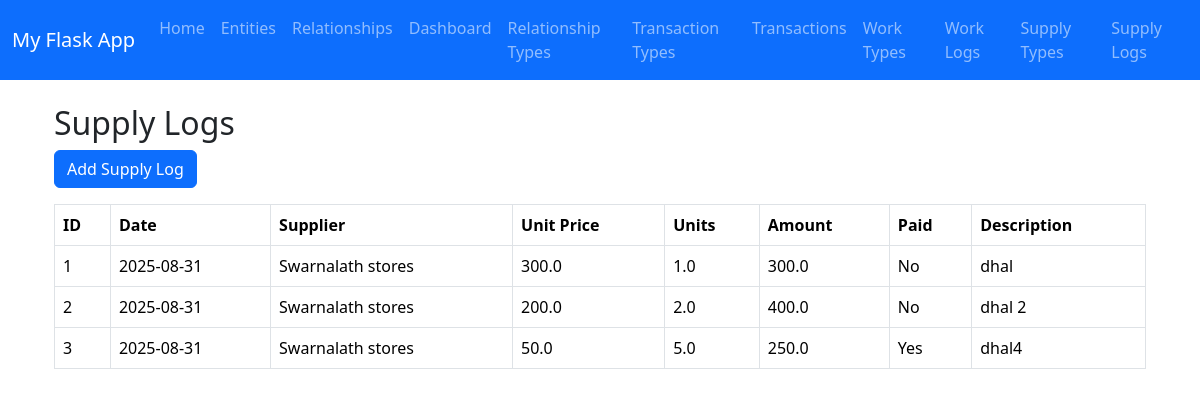
Page /supply_logs on the earlier database version.
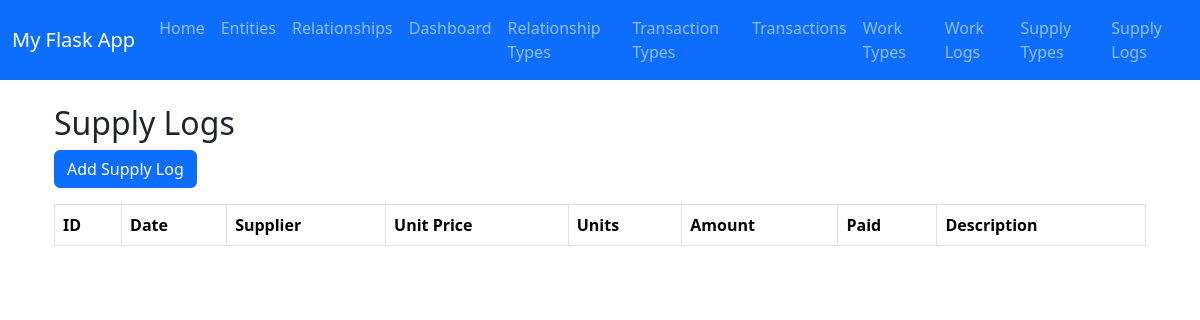
Same page on the later database version.
### app.py (models this page shows, shortened)
class SupplyLog(db.Model):
    __tablename__ = "supply_log"
    id = db.Column(db.Integer, primary_key=True)
    date = db.Column(db.Date, nullable=False)
    supplier_id = db.Column(db.Integer, db.ForeignKey("relationship.id"), nullable=False)
    supplier = db.relationship("Relationship", backref="supply_logs")
    supply_type_id = db.Column(db.Integer, db.ForeignKey("supply_type.id"), nullable=False)
    supply_type = db.relationship("SupplyType", backref="supply_logs")
    unit_price = db.Column(db.Float, nullable=False)
    units = db.Column(db.Float, nullable=False)
    amount = db.Column(db.Float, nullable=False)
    description = db.Column(db.Text, nullable=True)
    payment_id = db.Column(db.Integer, db.ForeignKey("supply_payment.id"), nullable=True)
    payment = db.relationship("SupplyPayment", back_populates="supply_logs")

class Entity(db.Model):
    id = db.Column(db.Integer, primary_key=True)  # Unique ID
    name = db.Column(db.String(100), nullable=False)
    email = db.Column(db.String(120), nullable=False, unique=True)
    phone = db.Column(db.String(20), nullable=False)
    address = db.Column(db.String(200), nullable=True)  # New attribut

### app.py (the view)
@app.route("/supply_logs")
def supply_logs():
    logs = SupplyLog.query.all()
    return render_template("supply_logs.html", logs=logs, title="Supply Logs")

### templates/supply_logs.html
{% extends "base.html" %}
{% block content %}
<div class="container mt-4">
  <h2>Supply Logs</h2>
  <a href="{{ url_for('add_supply_log') }}" class="btn btn-primary mb-3">Add Supply Log</a>
  <table class="table table-bordered">
    <thead>
      <tr>
        <th>ID</th>
        <th>Date</th>
        <th>Supplier</th>
        <th>Unit Price</th>
        <th>Units</th>
        <th>Amount</th>
        <th>Paid</th>
        <th>Description</th>
      </tr>
    </thead>
    <tbody>
      {% for log in logs %}
      <tr>
        <td>{{ log.id }}</td>
        <td>{{ log.date.strftime('%Y-%m-%d') }}</td>
        <td>{{ log.supplier.entity.name }}</td>
        <td>{{ log.unit_price }}</td>
        <td>{{ log.units }}</td>
        <td>{{ log.amount }}</td>
        <td>{{ "Yes" if log.payment else "No" }}</td>
        <td>{{ log.description or "-" }}</td>
      </tr>
      {% endfor %}
    </tbody>
  </table>
</div>
{% endblock %}

Differences in the rows shown:
removed SupplyLog: id "1", date "2025-08-31", supplier.entity.name "Swarnalath stores", unit_price "300.0", units "1.0", amount "300.0", payment "No", description "dhal"
removed SupplyLog: id "2", date "2025-08-31", supplier.entity.name "Swarnalath stores", unit_price "200.0", units "2.0", amount "400.0", payment "No", description "dhal 2"
removed SupplyLog: id "3", date "2025-08-31", supplier.entity.name "Swarnalath stores", unit_price "50.0", units "5.0", amount "250.0", payment "Yes", description "dhal4"
